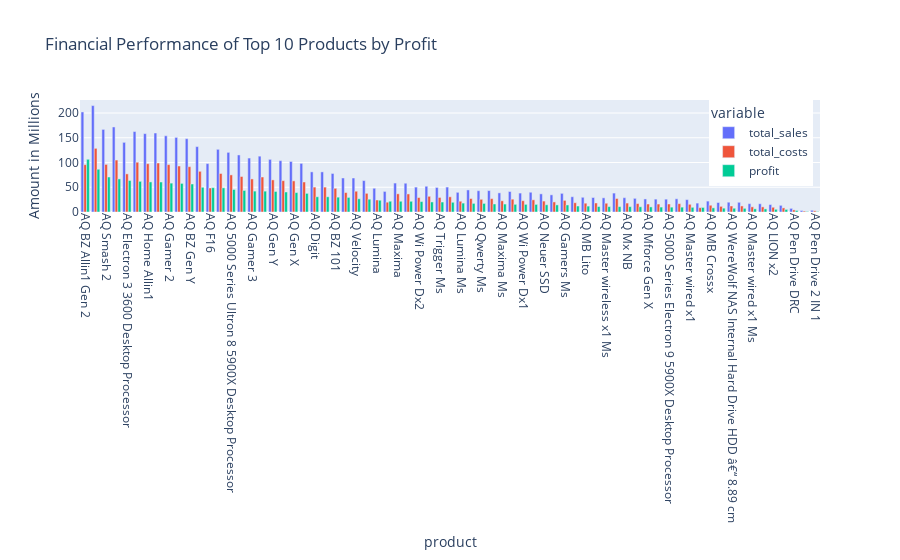

The cell this chart's notebook holds for it:
### Markdown cell above
# products

### Code cell
# Visualizing top 10 financial performance based on profit within the 'product' category
column = 'product'
plotly_visualize_by_profit(actual_sales_estimates_post, column)

### Figure 1 — Plotly figure (JSON) as saved in the notebook; plotly's stock layout.template omitted (floating-point values rounded to 4 significant figures)
{"data": [{"alignmentgroup": "True", "hovertemplate": "variable=total_sales<br>product=%{x}<br>Amount in Millions=%{y}<extra></extra>", "legendgroup": "total_sales", "marker": {"color": "#636efa", "pattern": {"shape": ""}}, "name": "total_sales", "offsetgroup": "total_sales", "orientation": "v", "showlegend": true, "textposition": "auto", "type": "bar", "x": ["AQ BZ Allin1 Gen 2", "AQ HOME Allin1 Gen 2", "AQ Smash 2", "AQ BZ Allin1", "AQ Electron 3 3600 Desktop Processor", "AQ Smash 1", "AQ Home Allin1", "AQ BZ Compact", "AQ Gamer 2", "AQ BZ Gen Z", "AQ BZ Gen Y", "AQ Electron 4 3600 Desktop Processor", "AQ F16", "AQ Electron 5 3600 Desktop Processor", "AQ 5000 Series Ultron 8 5900X Desktop Processor", "AQ 5000 Series Electron 8 5900X Desktop Processor", "AQ Gamer 3", "AQ Gamer 1", "AQ Gen Y", "AQ GEN Z", "AQ Gen X", "AQ Elite", "AQ Digit", "AQ Mforce Gen Z", "AQ BZ 101", "AQ Trigger", "AQ Velocity", "AQ Qwerty", "AQ Lumina", "AQ Marquee P4", "AQ Maxima", "AQ Lite", "AQ Wi Power Dx2", "AQ Gamers", "AQ Trigger Ms", "AQ Mforce Gen Y", "AQ Lumina Ms", "AQ Marquee P3", "AQ Qwerty Ms", "AQ GT 21", "AQ Maxima Ms", "AQ Master wireless x1", "AQ Wi Power Dx1", "AQ Lite Ms", "AQ Neuer SSD", "AQ MB Lito 2", "AQ Gamers Ms", "AQ Clx1", "AQ MB Lito", "AQ Aspiron", "AQ Master wireless x1 Ms", "AQ Wi Power Dx3", "AQ Mx NB", "AQ MB Crossx 2", "AQ Mforce Gen X", "AQ Digit SSD", "AQ 5000 Series Electron 9 5900X Desktop Processor", "AQ Clx2", "AQ Master wired x1", "AQ Clx3", "AQ MB Crossx", "AQ Zion Saga", "AQ WereWolf NAS Internal Hard Drive HDD â€“ 8.89 cm", "AQ LION x3", "AQ Master wired x1 Ms", "AQ Dracula HDD â€“ 3.5 Inch SATA 6 Gb/s 5400 RPM 256 MB Cache", "AQ LION x2", "AQ LION x1", "AQ Pen Drive DRC", "AQ MB Elite", "AQ Pen Drive 2 IN 1"], "xaxis": "x", "y": [202.2, 215.0, 166.9, 171.9, 140.8, 162.6, 158.4, 159.7, 154.1, 150.7, 148.2, 132.2, 97.82, 126.7, 120.5, 115.3, 109.1, 112.9, 106.4, 103.8, 102.1, 98.29, 81.11, 81.07, 77.88, 68.75, 68.69, 63.52, 48.03, 41.59, 58.49, 58.14, 50.3, 52.05, 49.54, 50.38, 39.77, 44.63, 43.06, 43.28, 38.68, 41.43, 38.26, 39.92, 36.69, 34.69, 37.69, 30.85, 29.72, 29.28, 28.63, 38.21, 28.93, 27.58, 26.38, 26.03, 25.97, 26.67, 25.01, 17.98, 22.03, 19.19, 19.79, 19.63, 16.81, 16.62, 15.04, 13.49, 7.34, 2.94, 3.5], "yaxis": "y"}, {"alignmentgroup": "True", "hovertemplate": "variable=total_costs<br>product=%{x}<br>Amount in Millions=%{y}<extra></extra>", "legendgroup": "total_costs", "marker": {"color": "#EF553B", "pattern": {"shape": ""}}, "name": "total_costs", "offsetgroup": "total_costs", "orientation": "v", "showlegend": true, "textposition": "auto", "type": "bar", "x": ["AQ BZ Allin1 Gen 2", "AQ HOME Allin1 Gen 2", "AQ Smash 2", "AQ BZ Allin1", "AQ Electron 3 3600 Desktop Processor", "AQ Smash 1", "AQ Home Allin1", "AQ BZ Compact", "AQ Gamer 2", "AQ BZ Gen Z", "AQ BZ Gen Y", "AQ Electron 4 3600 Desktop Processor", "AQ F16", "AQ Electron 5 3600 Desktop Processor", "AQ 5000 Series Ultron 8 5900X Desktop Processor", "AQ 5000 Series Electron 8 5900X Desktop Processor", "AQ Gamer 3", "AQ Gamer 1", "AQ Gen Y", "AQ GEN Z", "AQ Gen X", "AQ Elite", "AQ Digit", "AQ Mforce Gen Z", "AQ BZ 101", "AQ Trigger", "AQ Velocity", "AQ Qwerty", "AQ Lumina", "AQ Marquee P4", "AQ Maxima", "AQ Lite", "AQ Wi Power Dx2", "AQ Gamers", "AQ Trigger Ms", "AQ Mforce Gen Y", "AQ Lumina Ms", "AQ Marquee P3", "AQ Qwerty Ms", "AQ GT 21", "AQ Maxima Ms", "AQ Master wireless x1", "AQ Wi Power Dx1", "AQ Lite Ms", "AQ Neuer SSD", "AQ MB Lito 2", "AQ Gamers Ms", "AQ Clx1", "AQ MB Lito", "AQ Aspiron", "AQ Master wireless x1 Ms", "AQ Wi Power Dx3", "AQ Mx NB", "AQ MB Crossx 2", "AQ Mforce Gen X", "AQ Digit SSD", "AQ 5000 Series Electron 9 5900X Desktop Processor", "AQ Clx2", "AQ Master wired x1", "AQ Clx3", "AQ MB Crossx", "AQ Zion Saga", "AQ WereWolf NAS Internal Hard Drive HDD â€“ 8.89 cm", "AQ LION x3", "AQ Master wired x1 Ms", "AQ Dracula HDD â€“ 3.5 Inch SATA 6 Gb/s 5400 RPM 256 MB Cache", "AQ LION x2", "AQ LION x1", "AQ Pen Drive DRC", "AQ MB Elite", "AQ Pen Drive 2 IN 1"], "xaxis": "x", "y": [95.65, 128.7, 96.2, 105, 77.04, 100.6, 97.64, 99.01, 95.78, 92.93, 91.59, 82.22, 48.6, 77.83, 74.98, 71.77, 66.83, 70.72, 64.88, 63.32, 62.89, 60.66, 50.32, 50.3, 47.9, 39.26, 41.99, 37.72, 24.27, 19.82, 36.76, 36.47, 29.22, 31.73, 29.4, 30.73, 21.76, 27.22, 25.69, 27.08, 22.61, 25.92, 22.81, 24.57, 22.09, 20.35, 23.46, 18.77, 17.78, 18.24, 17.71, 27.33, 18.07, 17.03, 16.12, 16.08, 16.16, 16.86, 15.58, 8.78, 13.66, 11.42, 12.19, 12.22, 10.43, 10.35, 9.59, 8.29, 4.2, 1.86, 2.44], "yaxis": "y"}, {"alignmentgroup": "True", "hovertemplate": "variable=profit<br>product=%{x}<br>Amount in Millions=%{y}<extra></extra>", "legendgroup": "profit", "marker": {"color": "#00cc96", "pattern": {"shape": ""}}, "name": "profit", "offsetgroup": "profit", "orientation": "v", "showlegend": true, "textposition": "auto", "type": "bar", "x": ["AQ BZ Allin1 Gen 2", "AQ HOME Allin1 Gen 2", "AQ Smash 2", "AQ BZ Allin1", "AQ Electron 3 3600 Desktop Processor", "AQ Smash 1", "AQ Home Allin1", "AQ BZ Compact", "AQ Gamer 2", "AQ BZ Gen Z", "AQ BZ Gen Y", "AQ Electron 4 3600 Desktop Processor", "AQ F16", "AQ Electron 5 3600 Desktop Processor", "AQ 5000 Series Ultron 8 5900X Desktop Processor", "AQ 5000 Series Electron 8 5900X Desktop Processor", "AQ Gamer 3", "AQ Gamer 1", "AQ Gen Y", "AQ GEN Z", "AQ Gen X", "AQ Elite", "AQ Digit", "AQ Mforce Gen Z", "AQ BZ 101", "AQ Trigger", "AQ Velocity", "AQ Qwerty", "AQ Lumina", "AQ Marquee P4", "AQ Maxima", "AQ Lite", "AQ Wi Power Dx2", "AQ Gamers", "AQ Trigger Ms", "AQ Mforce Gen Y", "AQ Lumina Ms", "AQ Marquee P3", "AQ Qwerty Ms", "AQ GT 21", "AQ Maxima Ms", "AQ Master wireless x1", "AQ Wi Power Dx1", "AQ Lite Ms", "AQ Neuer SSD", "AQ MB Lito 2", "AQ Gamers Ms", "AQ Clx1", "AQ MB Lito", "AQ Aspiron", "AQ Master wireless x1 Ms", "AQ Wi Power Dx3", "AQ Mx NB", "AQ MB Crossx 2", "AQ Mforce Gen X", "AQ Digit SSD", "AQ 5000 Series Electron 9 5900X Desktop Processor", "AQ Clx2", "AQ Master wired x1", "AQ Clx3", "AQ MB Crossx", "AQ Zion Saga", "AQ WereWolf NAS Internal Hard Drive HDD â€“ 8.89 cm", "AQ LION x3", "AQ Master wired x1 Ms", "AQ Dracula HDD â€“ 3.5 Inch SATA 6 Gb/s 5400 RPM 256 MB Cache", "AQ LION x2", "AQ LION x1", "AQ Pen Drive DRC", "AQ MB Elite", "AQ Pen Drive 2 IN 1"], "xaxis": "x", "y": [106.5, 86.37, 70.71, 66.87, 63.71, 62.01, 60.78, 60.64, 58.34, 57.8, 56.58, 49.94, 49.22, 48.82, 45.55, 43.54, 42.23, 42.14, 41.49, 40.48, 39.23, 37.63, 30.79, 30.77, 29.98, 29.49, 26.69, 25.81, 23.76, 21.77, 21.73, 21.67, 21.08, 20.33, 20.14, 19.65, 18.01, 17.41, 17.36, 16.2, 16.07, 15.51, 15.45, 15.35, 14.6, 14.34, 14.23, 12.08, 11.93, 11.04, 10.92, 10.88, 10.86, 10.56, 10.27, 9.95, 9.81, 9.81, 9.43, 9.2, 8.37, 7.77, 7.61, 7.41, 6.38, 6.27, 5.45, 5.21, 3.14, 1.08, 1.06], "yaxis": "y"}], "layout": {"barmode": "group", "legend": {"orientation": "v", "title": {"text": "variable"}, "tracegroupgap": 0, "x": 0.99, "xanchor": "right", "y": 1, "yanchor": "top"}, "title": {"text": "Financial Performance of Top 10 Products by Profit"}, "xaxis": {"anchor": "y", "domain": [0, 1], "tickangle": 90, "title": {"text": "product"}}, "yaxis": {"anchor": "x", "domain": [0, 1], "title": {"text": "Amount in Millions"}}}}
